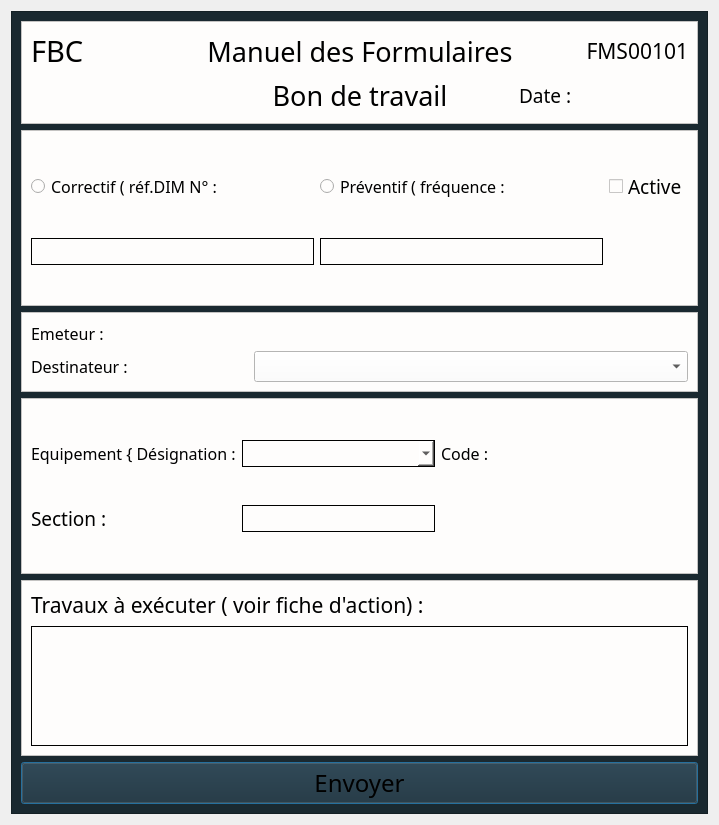
<?xml version="1.0" encoding="UTF-8"?>
<ui version="4.0">
 <class>Dialog</class>
 <widget class="QDialog" name="Dialog">
  <property name="geometry">
   <rect>
    <x>0</x>
    <y>0</y>
    <width>719</width>
    <height>825</height>
   </rect>
  </property>
  <property name="minimumSize">
   <size>
    <width>500</width>
    <height>0</height>
   </size>
  </property>
  <property name="windowTitle">
   <string>Dialog</string>
  </property>
  <property name="styleSheet">
   <string notr="true"/>
  </property>
  <layout class="QVBoxLayout" name="verticalLayout_2">
   <item>
    <widget class="QFrame" name="frame">
     <property name="styleSheet">
      <string notr="true">background-color: #1A2930;</string>
     </property>
     <property name="frameShape">
      <enum>QFrame::StyledPanel</enum>
     </property>
     <property name="frameShadow">
      <enum>QFrame::Raised</enum>
     </property>
     <layout class="QVBoxLayout" name="verticalLayout" stretch="0,1,0,1,1,1">
      <item>
       <widget class="QFrame" name="frame_8">
        <property name="styleSheet">
         <string notr="true">background-color : #FEFDFC;</string>
        </property>
        <property name="frameShape">
         <enum>QFrame::StyledPanel</enum>
        </property>
        <property name="frameShadow">
         <enum>QFrame::Raised</enum>
        </property>
        <layout class="QGridLayout" name="gridLayout">
         <item row="0" column="1">
          <widget class="QLabel" name="label_2">
           <property name="font">
            <font>
             <family>Modern No. 20</family>
             <pointsize>20</pointsize>
            </font>
           </property>
           <property name="text">
            <string>Manuel des Formulaires</string>
           </property>
           <property name="alignment">
            <set>Qt::AlignCenter</set>
           </property>
          </widget>
         </item>
         <item row="0" column="0">
          <widget class="QLabel" name="label">
           <property name="font">
            <font>
             <family>Modern No. 20</family>
             <pointsize>22</pointsize>
            </font>
           </property>
           <property name="text">
            <string>FBC</string>
           </property>
          </widget>
         </item>
         <item row="0" column="2">
          <widget class="QLabel" name="labelRefBon">
           <property name="font">
            <font>
             <family>Modern No. 20</family>
             <pointsize>16</pointsize>
            </font>
           </property>
           <property name="text">
            <string>FMS00101</string>
           </property>
           <property name="alignment">
            <set>Qt::AlignRight|Qt::AlignTrailing|Qt::AlignVCenter</set>
           </property>
          </widget>
         </item>
         <item row="1" column="2">
          <widget class="QLabel" name="dateLiberation">
           <property name="font">
            <font>
             <family>Modern No. 20</family>
             <pointsize>14</pointsize>
            </font>
           </property>
           <property name="text">
            <string>Date :</string>
           </property>
          </widget>
         </item>
         <item row="1" column="1">
          <widget class="QLabel" name="label_4">
           <property name="font">
            <font>
             <family>Modern No. 20</family>
             <pointsize>20</pointsize>
            </font>
           </property>
           <property name="text">
            <string>Bon de travail</string>
           </property>
           <property name="alignment">
            <set>Qt::AlignCenter</set>
           </property>
          </widget>
         </item>
        </layout>
       </widget>
      </item>
      <item>
       <widget class="QFrame" name="frame_7">
        <property name="styleSheet">
         <string notr="true">background-color : #FEFDFC;height:25px;</string>
        </property>
        <property name="frameShape">
         <enum>QFrame::StyledPanel</enum>
        </property>
        <property name="frameShadow">
         <enum>QFrame::Raised</enum>
        </property>
        <layout class="QGridLayout" name="gridLayout_2">
         <item row="1" column="0">
          <widget class="QLineEdit" name="lineEditCorrectif">
           <property name="maximumSize">
            <size>
             <width>1000</width>
             <height>16777215</height>
            </size>
           </property>
           <property name="font">
            <font>
             <pointsize>11</pointsize>
             <weight>75</weight>
             <bold>true</bold>
            </font>
           </property>
           <property name="styleSheet">
            <string notr="true">border: 1px solid back;</string>
           </property>
          </widget>
         </item>
         <item row="0" column="0">
          <widget class="QRadioButton" name="radioButtonCorrectif">
           <property name="font">
            <font>
             <family>Modern No. 20</family>
             <pointsize>12</pointsize>
            </font>
           </property>
           <property name="text">
            <string>Correctif ( réf.DIM N° :</string>
           </property>
          </widget>
         </item>
         <item row="0" column="1">
          <widget class="QRadioButton" name="radioButtonPreventif">
           <property name="font">
            <font>
             <family>Modern No. 20</family>
             <pointsize>12</pointsize>
            </font>
           </property>
           <property name="text">
            <string>Préventif ( fréquence :</string>
           </property>
          </widget>
         </item>
         <item row="1" column="1">
          <widget class="QLineEdit" name="lineEditPreventif">
           <property name="font">
            <font>
             <pointsize>11</pointsize>
             <weight>75</weight>
             <bold>true</bold>
            </font>
           </property>
           <property name="styleSheet">
            <string notr="true">border: 1px solid back;</string>
           </property>
          </widget>
         </item>
         <item row="0" column="2">
          <widget class="QCheckBox" name="checkBoxActive">
           <property name="font">
            <font>
             <family>Modern No. 20</family>
             <pointsize>14</pointsize>
            </font>
           </property>
           <property name="text">
            <string>Active</string>
           </property>
          </widget>
         </item>
        </layout>
       </widget>
      </item>
      <item>
       <widget class="QFrame" name="frame_6">
        <property name="styleSheet">
         <string notr="true">background-color : #FEFDFC;height:25px;</string>
        </property>
        <property name="frameShape">
         <enum>QFrame::StyledPanel</enum>
        </property>
        <property name="frameShadow">
         <enum>QFrame::Raised</enum>
        </property>
        <layout class="QGridLayout" name="gridLayout_3">
         <item row="0" column="0">
          <widget class="QLabel" name="label_6">
           <property name="font">
            <font>
             <family>Modern No. 20</family>
             <pointsize>12</pointsize>
            </font>
           </property>
           <property name="text">
            <string>Emeteur :</string>
           </property>
          </widget>
         </item>
         <item row="1" column="0">
          <widget class="QLabel" name="label_7">
           <property name="font">
            <font>
             <family>Modern No. 20</family>
             <pointsize>12</pointsize>
            </font>
           </property>
           <property name="text">
            <string>Destinateur :</string>
           </property>
          </widget>
         </item>
         <item row="0" column="1" colspan="2">
          <widget class="QLabel" name="labelEmetteur">
           <property name="font">
            <font>
             <family>Modern No. 20</family>
             <pointsize>12</pointsize>
            </font>
           </property>
           <property name="styleSheet">
            <string notr="true">height:25px;</string>
           </property>
           <property name="text">
            <string/>
           </property>
          </widget>
         </item>
         <item row="1" column="1" colspan="2">
          <widget class="QComboBox" name="comboBoxDestinateur"/>
         </item>
        </layout>
       </widget>
      </item>
      <item>
       <widget class="QFrame" name="frame_5">
        <property name="styleSheet">
         <string notr="true">background-color : #FEFDFC;</string>
        </property>
        <property name="frameShape">
         <enum>QFrame::StyledPanel</enum>
        </property>
        <property name="frameShadow">
         <enum>QFrame::Raised</enum>
        </property>
        <layout class="QGridLayout" name="gridLayout_4">
         <item row="0" column="1">
          <widget class="QComboBox" name="comboBoxEquipement">
           <property name="styleSheet">
            <string notr="true">border: 1px solid back;height:25px;</string>
           </property>
          </widget>
         </item>
         <item row="0" column="0">
          <widget class="QLabel" name="label_8">
           <property name="font">
            <font>
             <family>Modern No. 20</family>
             <pointsize>12</pointsize>
            </font>
           </property>
           <property name="text">
            <string>Equipement { Désignation :</string>
           </property>
          </widget>
         </item>
         <item row="2" column="0">
          <widget class="QLabel" name="label_10">
           <property name="font">
            <font>
             <family>Modern No. 20</family>
             <pointsize>14</pointsize>
            </font>
           </property>
           <property name="text">
            <string>Section :</string>
           </property>
          </widget>
         </item>
         <item row="2" column="1">
          <widget class="QLineEdit" name="lineEditSection">
           <property name="font">
            <font>
             <pointsize>11</pointsize>
             <weight>75</weight>
             <bold>true</bold>
            </font>
           </property>
           <property name="styleSheet">
            <string notr="true">border: 1px solid back;height:25px;</string>
           </property>
          </widget>
         </item>
         <item row="0" column="2">
          <widget class="QLabel" name="label_9">
           <property name="font">
            <font>
             <family>Modern No. 20</family>
             <pointsize>12</pointsize>
            </font>
           </property>
           <property name="text">
            <string>Code :</string>
           </property>
          </widget>
         </item>
         <item row="0" column="3">
          <widget class="QLabel" name="labelCodeEquipement">
           <property name="font">
            <font>
             <family>Modern No. 20</family>
             <pointsize>12</pointsize>
            </font>
           </property>
           <property name="text">
            <string/>
           </property>
          </widget>
         </item>
         <item row="2" column="3">
          <spacer name="horizontalSpacer">
           <property name="orientation">
            <enum>Qt::Horizontal</enum>
           </property>
           <property name="sizeHint" stdset="0">
            <size>
             <width>40</width>
             <height>20</height>
            </size>
           </property>
          </spacer>
         </item>
        </layout>
       </widget>
      </item>
      <item>
       <widget class="QFrame" name="frame_4">
        <property name="styleSheet">
         <string notr="true">background-color : #FEFDFC;</string>
        </property>
        <property name="frameShape">
         <enum>QFrame::StyledPanel</enum>
        </property>
        <property name="frameShadow">
         <enum>QFrame::Raised</enum>
        </property>
        <layout class="QVBoxLayout" name="verticalLayout_3" stretch="0,0">
         <item>
          <widget class="QLabel" name="label_11">
           <property name="font">
            <font>
             <family>Modern No. 20</family>
             <pointsize>16</pointsize>
            </font>
           </property>
           <property name="styleSheet">
            <string notr="true">background-color : #FEFDFC;</string>
           </property>
           <property name="text">
            <string>Travaux à exécuter ( voir fiche d'action) :</string>
           </property>
          </widget>
         </item>
         <item>
          <widget class="QTextEdit" name="textEditDescription">
           <property name="font">
            <font>
             <pointsize>11</pointsize>
             <weight>75</weight>
             <bold>true</bold>
            </font>
           </property>
           <property name="styleSheet">
            <string notr="true">border: 1px solid back;</string>
           </property>
          </widget>
         </item>
        </layout>
       </widget>
      </item>
      <item>
       <widget class="QPushButton" name="buttonEnvoyer">
        <property name="font">
         <font>
          <family>Modern No. 20</family>
          <pointsize>18</pointsize>
         </font>
        </property>
        <property name="cursor">
         <cursorShape>PointingHandCursor</cursorShape>
        </property>
        <property name="styleSheet">
         <string notr="true">QPushButton{
height : 25px;
background-color :#00A8E8;
}


QPushButton:hover{
	background-color: rgb(0, 92, 157);
};</string>
        </property>
        <property name="text">
         <string>Envoyer</string>
        </property>
       </widget>
      </item>
     </layout>
    </widget>
   </item>
  </layout>
 </widget>
 <resources/>
 <connections/>
</ui>
